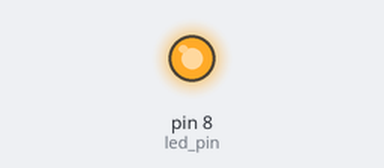
Bench run of a sketch on a simulated Arduino Uno, built with avr-gcc and run on an emulated ATmega328P. Parts: output pins drawn as LEDs (lit = HIGH).

Above: at 0.04 s.
At 5.0 s:
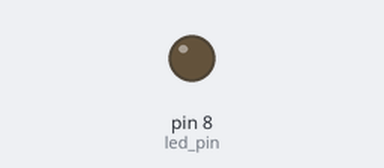
Timing chart, 0 to 13.0 s (numbered marks = the images above):
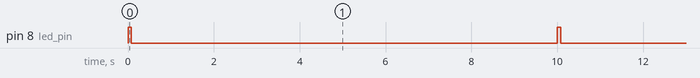

Measured:
- by itself, pin 8 (led_pin): alternates HIGH for 0.08 s and LOW for 9.9 s

The sketch:

sync_blink_arduino.ino
```cpp
// Which digital input pin will the signal be exported on:
const int led_pin = 8;
// How long should each pulse be (ms):
const long onTime = 80;
// How long between pulse onsets (ms):
const int period = 1000*10;

// How long should pulses stay low (calculated):
const long offTime = period - onTime;

void setup() {
  // Set up digital output pin
  pinMode(led_pin, OUTPUT);
}

void loop() {
  // Send pulse high
  digitalWrite(led_pin, HIGH);
  // Wait for onTime to elapse
  delay(onTime);
  // Send pulse low
  digitalWrite(led_pin, LOW);
  // Wait for offTime to elapse
  delay(offTime);
}
```
